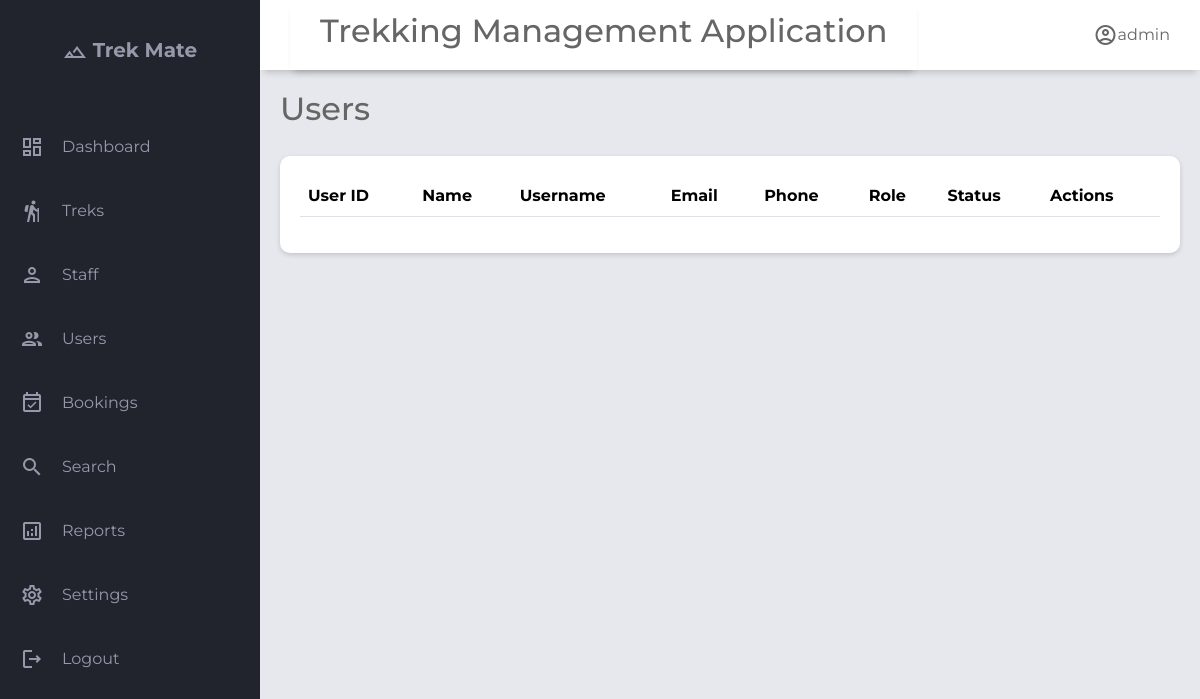
Before: /admin/users with the older database file.
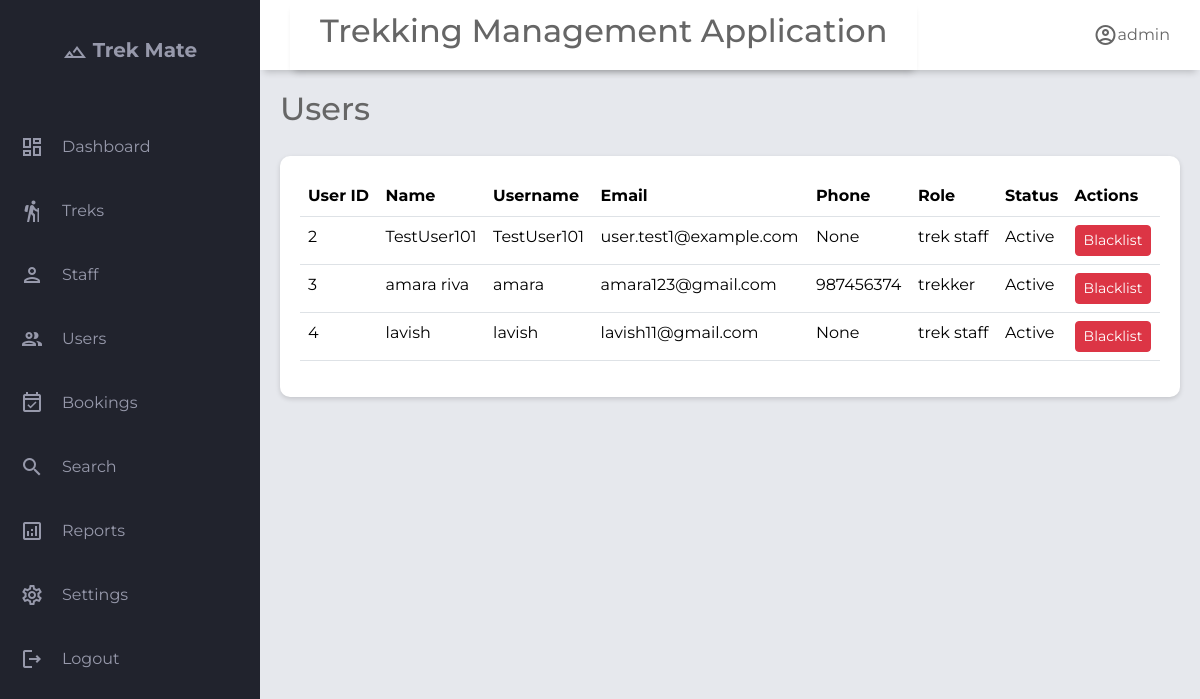
After: the same page with the newer database file.
### application/models.py (models this page shows)
class User(db.Model):
    __tablename__='user'
    id= db.Column(db.Integer, primary_key=True)
    username=db.Column(db.String(),unique=True,nullable=False)
    email=db.Column(db.String(),unique=True,nullable=False)
    password=db.Column(db.String(),nullable=False)
    full_name        = db.Column(db.String(), nullable=True)
    phone            = db.Column(db.String(), nullable=True)
    role=db.Column(Enum('admin','trek staff','trekker',name='user_role'),nullable=False,default='trekker')# admin | trek staff | trekker
    is_blacklisted=db.Column(db.Boolean,default=False)
    blacklist_reason=db.Column(db.Text,nullable=True)
    is_active=db.Column(db.Boolean,default=True)
    created_at       = db.Column(db.DateTime, default=db.func.now())
    updated_at       = db.Column(db.DateTime, onupdate=db.func.now())
    bookings=db.relationship('Booking',lazy=True, back_populates='user',cascade="all, delete-orphan") #all → apply operations like save, update, delete to the related bookings.
    staff_profile=db.relationship('Staff_profile',lazy=True,uselist=False,back_populates='user') #uselist= False means One-to-one (single object) while default it is one-to-many

### application/controller.py (the view)
@app.route("/admin/users")
def manage_users():
    users=User.query.filter(User.role!='admin').all()
    user=User.query.filter_by(role="admin").first()
    return render_template("a_users.html",users=users,user=user)

### templates/a_users.html (shortened to what this page needs)
{% extends "base.html" %}
{% block header_title %}
Users
{% endblock%}
{% block content %}
<div class="table-content">
  <table class="table">
    <thead>
      <tr>
        <th>User ID</th>
        <th>Name</th>
        <th>Username</th>
        <th>Email</th>
        <th>Phone</th>
        <th>Role</th>
        <th>Status</th>
        <th>Actions</th>
      </tr>
    </thead>
    <tbody>
      {% for user in users %}
      <tr>
        <td>{{ user.id }}</td>
        <td>{{ user.full_name if user.full_name else user.username }}</td>
        <td>{{ user.username}}</td>
        <td>{{ user.email }}</td>
        <td>{{ user.phone }}</td>
        <td>{{ user.role }}</td>
        <td>{% if user.is_blacklisted %} Blacklisted {% else %} Active {% endif %}</td>
        <td>
          {% if user.is_blacklisted %}
          <a href="{{ url_for('activate_user',user_id=user.id) }}" class="btn btn-success btn-sm">
            Activate
          </a>
          {% else %}
          <a href="{{ url_for('blacklist_user',user_id=user.id) }}" class="btn btn-danger btn-sm">
            Blacklist
          </a>
          {% endif %}
        </td>
      </tr>
      {% endfor %}
    </tbody>
  </table>
</div>
{% endblock %}

### templates/base.html (shortened to what this page needs)
<!DOCTYPE html>
<html lang="en">
<head>
    <link rel="stylesheet" href="https://cdn.jsdelivr.net/npm/bootstrap@5.3.8/dist/css/bootstrap.min.css">
    <link rel="stylesheet" href="{{ url_for('static',filename='style.css') }}">
</head>
<body>
    <div class="grid-container">
        <header class="header">
            <div class="header left">
                <h2>Trekking Management Application</h2>
            </div>
            <div class="header-right">
                <span class="material-icons-outlined">account_circle</span>{{user.username}}
            </div>
        </header>
        <aside id="sidebar">
            <div class="sidebar-title">
                <div class="sidebar-brand">
                    <span class="material-icons-outlined">filter_hdr</span> Trek Mate
                </div>
            </div>
            <ul class="sidebar-list">
                <li class="sidebar-list-item">
                    <span class="material-icons-outlined">dashboard</span> <a href="/admin">Dashboard</a>
                </li>
                <li class="sidebar-list-item">
                    <span class="material-icons-outlined">hiking</span> <a href="/admin/treks">Treks</a>
                </li>
                <li class="sidebar-list-item">
                    <span class="material-icons-outlined">person</span> <a href="/admin/staff">Staff</a>
                </li>
                <li class="sidebar-list-item">
                    <span class="material-icons-outlined">group</span> <a href="/admin/users">Users</a>
                </li>
                <li class="sidebar-list-item">
                    <span class="material-icons-outlined">event_available</span> <a href="/admin/bookings">Bookings</a>
                </li>
                <li class="sidebar-list-item">
                    <span class="material-icons-outlined">search</span> <a href="/admin/search">Search</a>
                </li>
                <li class="sidebar-list-item">
                    <span class="material-icons-outlined">analytics</span><a href="">Reports</a>
                </li>
                <li class="sidebar-list-item">
                    <span class="material-icons-outlined">settings</span><a href="">Settings</a>
                </li>
                <li class="sidebar-list-item">
                    <span class="material-icons-outlined">logout</span><a href="/login">Logout</a>
                </li>
            </ul>
        </aside>
        <main class="main-container">
            <div class="main-title">
                <div>
                    <h2>{% block header_title %}Dashboard{% endblock %}</h2>
                </div>
            </div>
            {% block content %}
            {% endblock %}
        </main>
    </div>
</body>
</html>

### static/style.css (style rules this page uses)
body { margin: 0; padding: 0; box-sizing: border-box; background-color: #e6e8ed; color: #666666; font-family: "Montserrat",sans-serif; }
.material-icons-outlined { vertical-align: middle; line-height: 1px; }
.grid-container { display: grid; grid-template-columns: 260px 1fr 1fr 1fr ; grid-template-rows: 0.2fr 3fr; grid-template-areas: "sidebar header header header" "sidebar main main main" ; height: 100vh; }
.header { grid-area: header; height: 70px; background-color: #ffffff; display: flex; align-items: center; justify-content: space-between; padding: 0 30px 0 30px; box-shadow: 0 6px 7px -4px rgba(0,0,0,0.2); }
#sidebar { grid-area: sidebar; height: 100%; background-color: #21232d; color: #9799ab; overflow-y: auto; transition: all 0.5s; }
.sidebar-title { display: flex; justify-content: center; align-items: center; padding: 20px 20px 20px 20px; margin-bottom: 30px; }
.sidebar-brand { margin-top: 15px; font-size: 20px; font-weight: 700; }
.sidebar-list { padding: 0; margin-top: 15px; list-style-type: none; width:100%; }
.sidebar-list-item { padding: 20px 20px 20px 20px; display: flex; align-items: center; width:100%; gap: 18px; border-radius:10px; transition:0.3s; }
.main-container { grid-area: main; overflow-y: auto; padding: 20px 20px; }
.main-title { display: flex; justify-content: space-between; align-items:center; }
.table-content { width: 100%; margin-top: 20px; background:white; border-radius:10px; padding:20px; box-shadow:0 2px 5px rgba(0,0,0,.15); }
table { width: 100%; border-collapse:collapse; }
th,td { padding:15px; text-align:left; }
thead { background:#f5f5f5; }

### templates/base.html (style rules this page uses)
a { text-decoration: none; color: #9799ab; }

Changed rows visible on the page:
added User: id "2", full_name+username "TestUser101", username "TestUser101", email "user.test1@example.com", phone "None", role "trek staff", is_blacklisted "Active"
added User: id "3", full_name "amara riva", username "amara", email "amara123@gmail.com", phone "987456374", role "trekker", is_blacklisted "Active"
added User: id "4", full_name+username "lavish", username "lavish", email "lavish11@gmail.com", phone "None", role "trek staff", is_blacklisted "Active"
